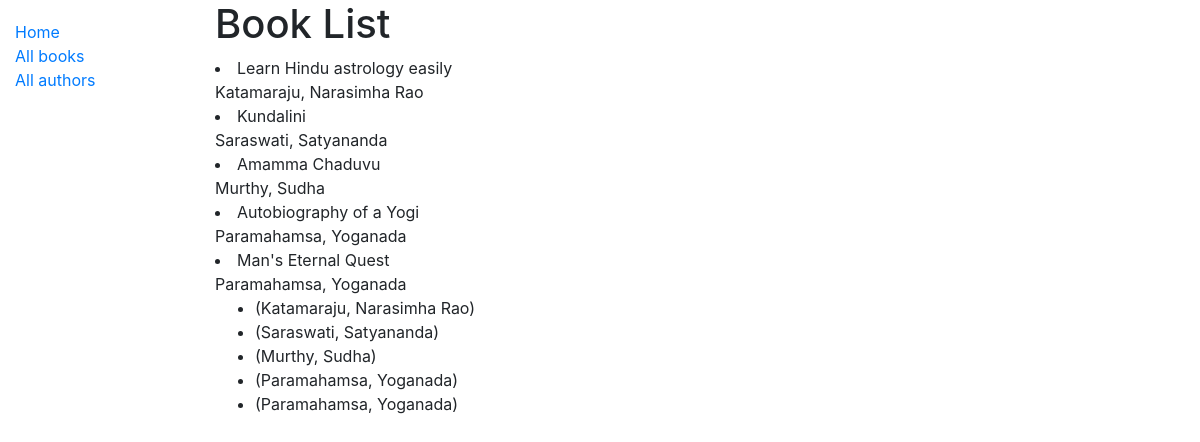
/catalog/books/, run on the app's committed database.
### catalog/models.py (models this page shows, shortened)
class Book(models.Model):
    title = models.CharField(max_length=200)
    author = models.ForeignKey('Author', on_delete=models.SET_NULL, null=True)
    summary = models.TextField(max_length=1000, help_text='Enter a brief description of the book')
    isbn = models.CharField('ISBN', max_length=13, help_text='13 Character <a href="https://www.isbn-international.org/content/what-isbn">ISBN number</a>')
    genre = models.ManyToManyField(Genre, help_text='Select a genre for this book')
    language = models.ForeignKey(Language, on_delete=models.SET_NULL, default=1, null=True, help_text='Select a language for this book')
    def display_genre(self):
        """Create a string for the Genre. This is required to display genre in Admin."""
        return ', '.join(genre.name for genre in self.genre.all()[:3])
    display_genre.short_description = 'Genre'

class Author(models.Model):
    first_name    = models.CharField(max_length=100)
    last_name     = models.CharField(max_length=100)
    date_of_birth = models.DateField(null=True, blank=True)
    date_of_death = models.DateField('Died', null=True, blank=True)
    class Meta:
        ordering = ['last_name', 'first_name']
    def __str__(self):
        return f'{self.last_name}, {self.first_name}'

### catalog/views.py (the view, shortened to what this page needs)
# urls.py: path('books/', views.BookListView.as_view(), name='books'),
class BookListView(generic.ListView):
    model = Book
    def all_books(self):
        return Book.objects.all()

### catalog/templates/catalog/book_list.html (shortened to what this page needs)
{% extends "base_generic.html" %}
{% load django_tables2 %}
{% block content %}
  <h1>Book List</h1>
    {% for book in view.all_books %}
      <li>
      {{book.title}} <br>
        {{book.author}}
      </li>
    {% endfor %}
  {% if book_list %}
  <ul>
    {% for book in book_list %}
      <li>
        ({{book.author}})
      </li>
    {% endfor %}
  </ul>
  {% else %}
    <p>There are no books in the library.</p>
  {% endif %}
{% endblock %}

### catalog/templates/base_generic.html (shortened to what this page needs)
<!DOCTYPE html>
<html lang="en">
<head>
  <link rel="stylesheet" href="https://stackpath.bootstrapcdn.com/bootstrap/4.1.3/css/bootstrap.min.css">
  {% load static %}
  <link rel="stylesheet" href="{% static 'css/styles.css' %}">
  <link rel="stylesheet" href="{% static 'javascript/DataTables/datatables.css' %}">
</head>
<body>
  <div class="container-fluid">
    <div class="row">
      <div class="col-sm-2">
      {% block sidebar %}
        <ul class="sidebar-nav">
          <li><a href="{% url 'index' %}">Home</a></li>
          <li><a href="">All books</a></li>
          <li><a href="">All authors</a></li>
        </ul>
     {% endblock %}
      </div>
      <div class="col-sm-10 ">{% block content %}{% endblock %}</div>
    </div>
  </div>
</body>
</html>

### catalog/static/css/styles.css (style rules this page uses)
.sidebar-nav { margin-top: 20px; padding: 0; list-style: none; }

### data on the page
Book: title "Learn Hindu astrology easily", author "Katamaraju, Narasimha Rao"
Book: title "Kundalini", author "Saraswati, Satyananda"
Book: title "Amamma Chaduvu", author "Murthy, Sudha"
Book: title "Autobiography of a Yogi", author "Paramahamsa, Yoganada"
Book: title "Man's Eternal Quest", author "Paramahamsa, Yoganada"
